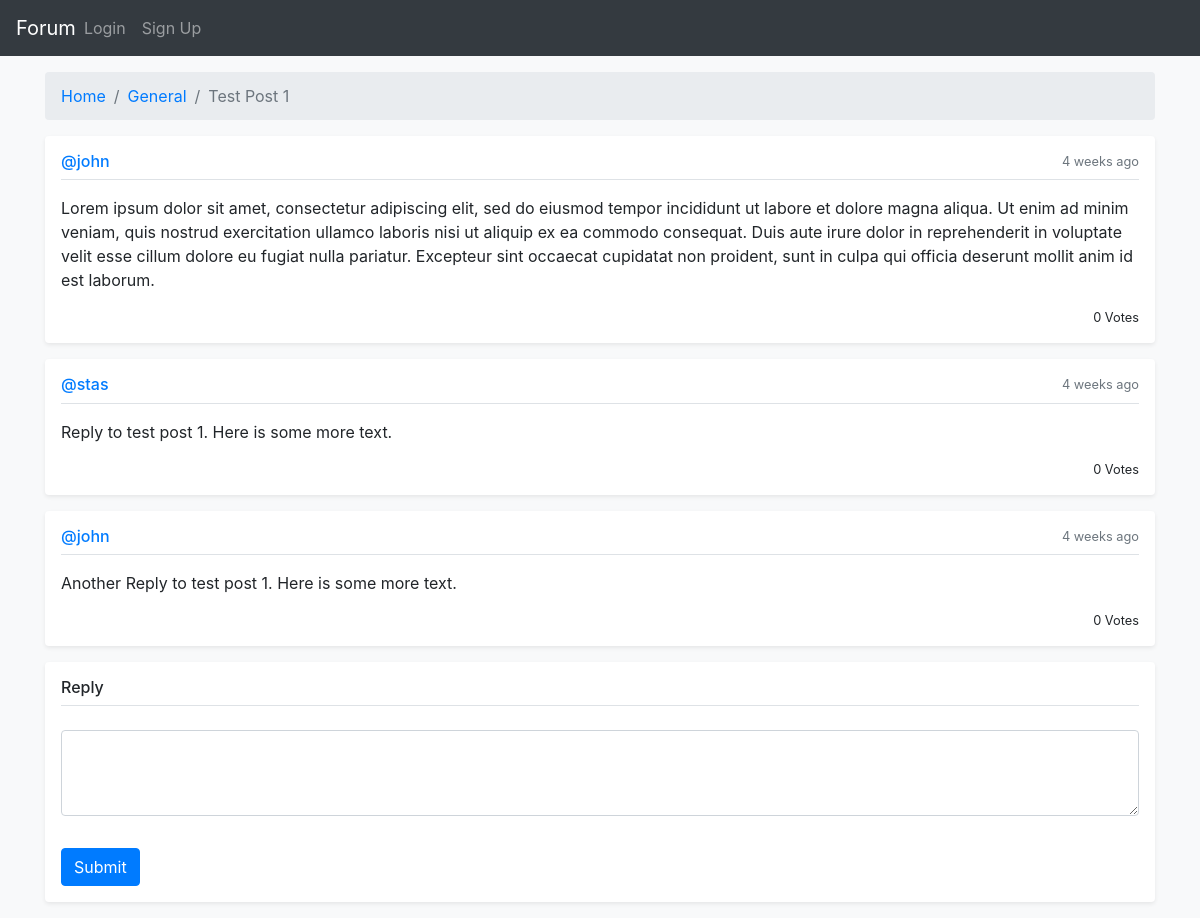
Page /posts/1/ on the earlier database version.
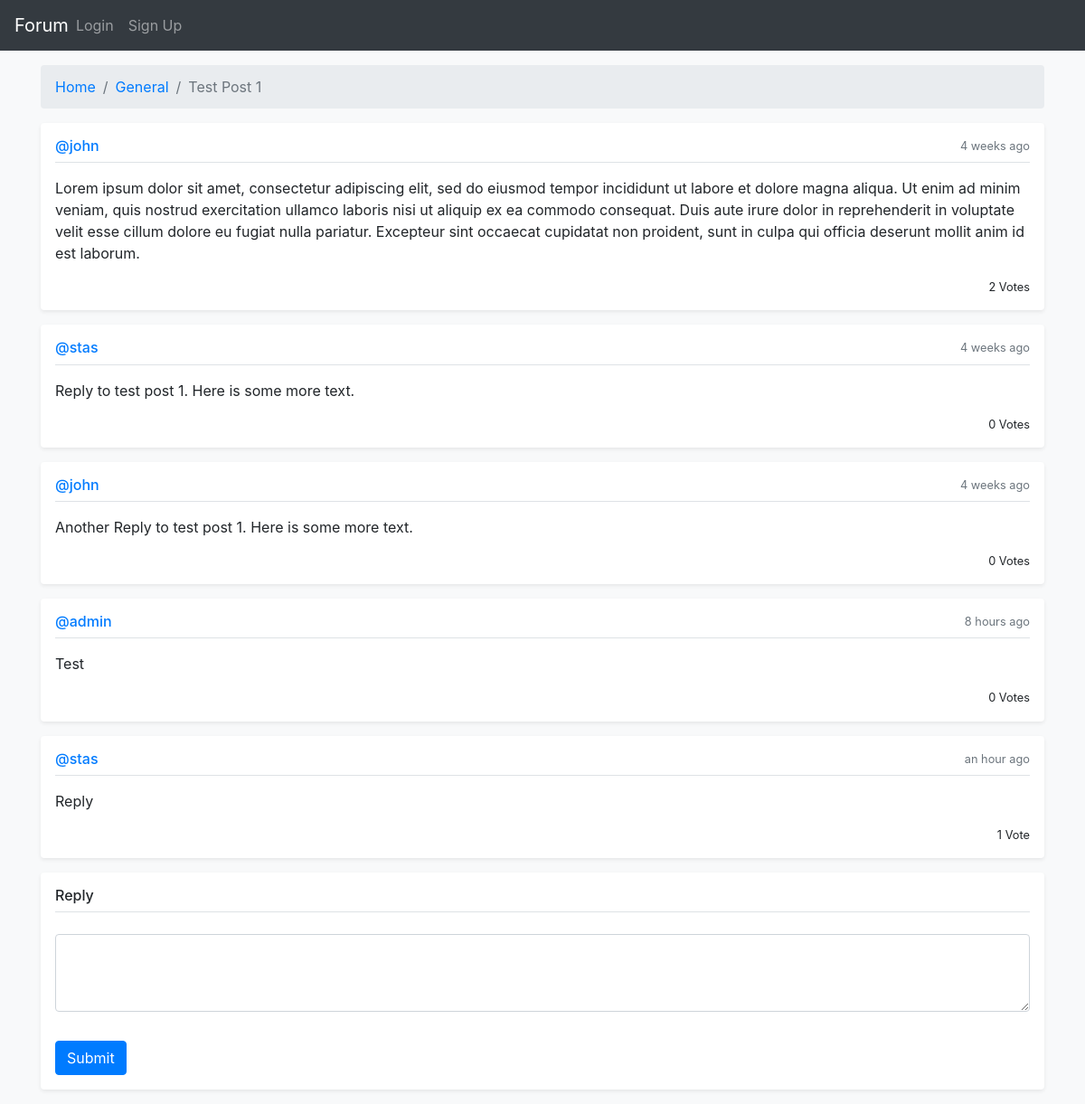
Same page on the later database version.
### forum/models.py (models this page shows, shortened)
class Post(models.Model):
    user   = models.ForeignKey(User,  on_delete=models.CASCADE)
    topic  = models.ForeignKey(Topic, on_delete=models.CASCADE, blank=True, null=True)
    parent = models.ForeignKey('self', on_delete=models.CASCADE, blank=True, null=True)
    title  = models.CharField(max_length=256, blank=True)
    text   = models.TextField()
    date   = models.DateTimeField(auto_now_add=True)
    def getNumberOfVotes(self):
        return self.vote_set.count()

class Topic(models.Model):
    name = models.CharField(max_length=128)
    def __str__(self):
        return self.name

### forum/views.py (the view)
# urls.py: url(r'^posts/(?P<post_id>[0-9]+)/$', views.post, name='post'),
def post(request, post_id):
    post = get_object_or_404(Post, id=post_id)
    if post.parent:
        return redirect(reverse('post', args=(post.parent.id,)) + "#post-" + str(post.id))
    replies = Post.objects.filter(parent=post)
    context = {
        'post': post,
        'replies': replies,
    }
    return render(request, 'forum/post.html', context)

### forum/templates/forum/post.html
{% extends 'forum/base.html' %}
{% block content %}
<nav>
	<ol class="breadcrumb">
		<li class="breadcrumb-item"><a href="{% url 'home' %}">Home</a></li>
		<li class="breadcrumb-item"><a href="{% url 'topic' post.topic.id %}">{{post.topic}}</a></li>
		<li class="breadcrumb-item active">{{post.title}}</li>
	</ol>
</nav>
{% include './post_section.html' with post=post %}
{% for reply in replies %}
{% include './post_section.html' with post=reply %}
{% endfor %}
{% include './new_post_form_section.html' with parent=post %}
{% endblock %}

### forum/templates/forum/base.html (shortened to what this page needs)
<!doctype html>
<html lang="en">
	<head>
		<link href="/static/css/forum.css" rel="stylesheet">
	</head>
	<body class="bg-light">
		<nav class="navbar navbar-expand-lg fixed-top navbar-dark bg-dark">
			<a class="navbar-brand mr-auto mr-lg-0" href="{% url 'home' %}">Forum</a>
			<div class="navbar-collapse offcanvas-collapse" id="navbarsExampleDefault">
				<ul class="navbar-nav mr-auto">
					{% if user.is_authenticated %}
					<li class="nav-item">
						<a class="nav-link" href="{% url 'user' user.id %}">Profile</a>
					</li>
					<li class="nav-item">
						<a class="nav-link" href="{% url 'logout' %}">Logout</a>
					</li>
					{% else %}
					<li class="nav-item">
						<a class="nav-link" href="{% url 'login' %}">Login</a>
					</li>
					<li class="nav-item">
						<a class="nav-link" href="{% url 'signup' %}">Sign Up</a>
					</li>
					{% endif %}
				</ul>
			</div>
		</nav>
		<main role="main" class="container">
			{% block content %}{% endblock %}
		</main>
	</body>
</html>

### forum/templates/forum/post_section.html
{% load humanize %}
<div class="section" id="post-{{ post.id }}">
	<div class="header">
		<h6><a href="{% url 'user' post.user.id %}">@{{post.user}}</a></h6>
		<small class="text-muted">{{post.date|naturaltime}}</small>
	</div>
	<div class="pt-3">
		{{post.text|linebreaks}}
	</div>
	<small class="d-block text-right mt-3">
		{{post.getNumberOfVotes}}
		{% if user.is_authenticated %}
		<a href="{% url 'vote' post.id %}">Vote</a>
		{% else %}
		Vote{{ post.getNumberOfVotes|pluralize }}
		{% endif %}
	</small>
</div>

### forum/templates/forum/new_post_form_section.html (shortened to what this page needs)
<div class="section">
	<div class="header">
		{% if topic %}
		<h6>New Thread</h6>
		{% else %}
		<h6>Reply</h6>
		{% endif %}
	</div>
	<form action="{% url 'new_post' %}" method="POST">
		<br>
		<div class="form-group">
			<textarea required class="form-control" id="text" name="text" rows="3"></textarea>
		</div>
		<button type="submit" class="btn btn-primary mt-3">Submit</button>
	</form>
</div>

Differences in the rows shown:
computed for Post "Test Post 1": getNumberOfVotes "0" → "2"
added Post: user "admin", date "8 hours ago", text "Test", getNumberOfVotes "0"
added Post: user "stas", date "an hour ago", text "Reply", getNumberOfVotes "1"
